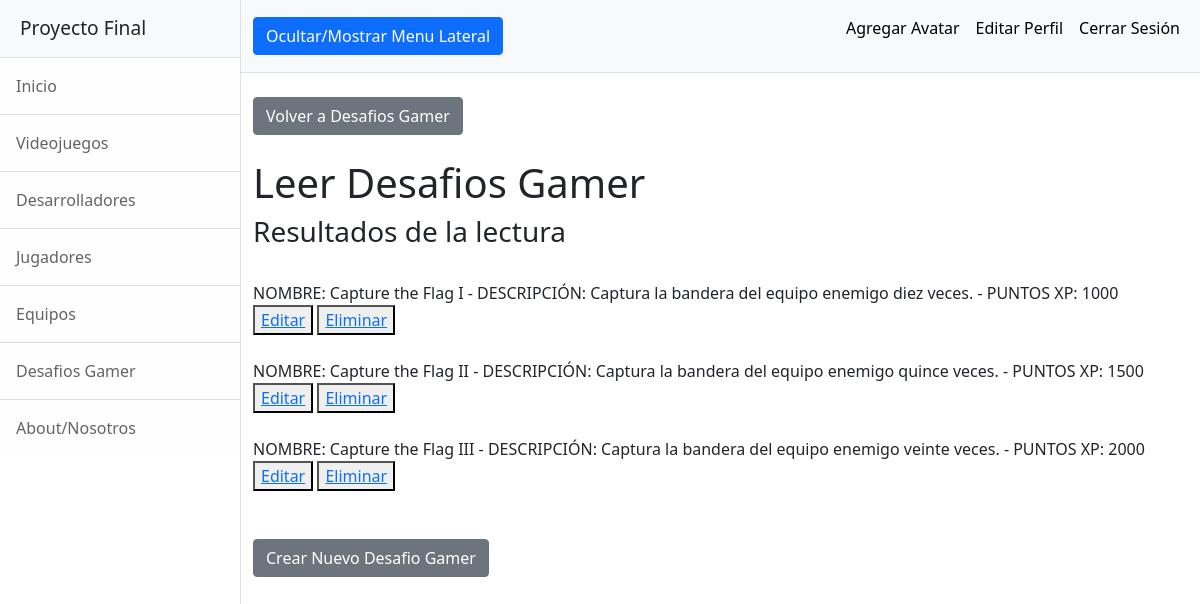
/AppFinal/desafiosgamerLeer (signed in), run on the app's committed database.
### AppFinal/models.py (models this page shows)
class DesafioGamer(models.Model):
    nombre = models.CharField(max_length = 20)
    descripcion = models.CharField(max_length = 240)
    puntos_xp = models.IntegerField()
    def __str__(self):
        return f"NOMBRE: {self.nombre} - DESCRIPCIÓN: {self.descripcion} - PUNTOS XP: {self.puntos_xp}"

### AppFinal/views.py (the view)
# urls.py: path('desafiosgamerLeer', views.desafiosgamerLeer, name="DesafiosGamerLeer"),
@login_required
def desafiosgamerLeer(request):
    desafiosgamer = DesafioGamer.objects.all()
    contexto = {"desafiosgamer":desafiosgamer}
    return render(request, "AppFinal/desafiosgamerLeer.html", contexto)

### AppFinal/templates/AppFinal/desafiosgamerLeer.html
{% extends "AppFinal/padre.html" %}
{% load static %}
{% block dynamicContent %}
    <div class="container-fluid">
        <br><a class="btn btn-secondary" href="{% url 'DesafiosGamer' %}">Volver a Desafios Gamer</a>
        <h1 class="mt-4">Leer Desafios Gamer</h1>
        <h3>Resultados de la lectura</h3><br>
        {% for desafiogamer in desafiosgamer %}
            {{desafiogamer}}<br>
            <button><a href="{% url 'DesafiosGamerEditar' desafiogamer.nombre %}">Editar</a></button>
            <button><a href="{% url 'DesafiosGamerEliminar' desafiogamer.nombre %}">Eliminar</a></button><br><br>
        {% endfor %}
        <br><a class="btn btn-secondary" href="{% url 'DesafiosGamerFormulario' %}">Crear Nuevo Desafio Gamer</a>
    </div>
{% endblock %}

### data on the page
DesafioGamer: nombre+descripcion+puntos_xp "NOMBRE: Capture the Flag I - DESCRIPCIÓN: Captura la bandera del equipo enemigo diez veces. - PUNTOS XP: 1000"
DesafioGamer: nombre+descripcion+puntos_xp "NOMBRE: Capture the Flag II - DESCRIPCIÓN: Captura la bandera del equipo enemigo quince veces. - PUNTOS XP: 1500"
DesafioGamer: nombre+descripcion+puntos_xp "NOMBRE: Capture the Flag III - DESCRIPCIÓN: Captura la bandera del equipo enemigo veinte veces. - PUNTOS XP: 2000"
